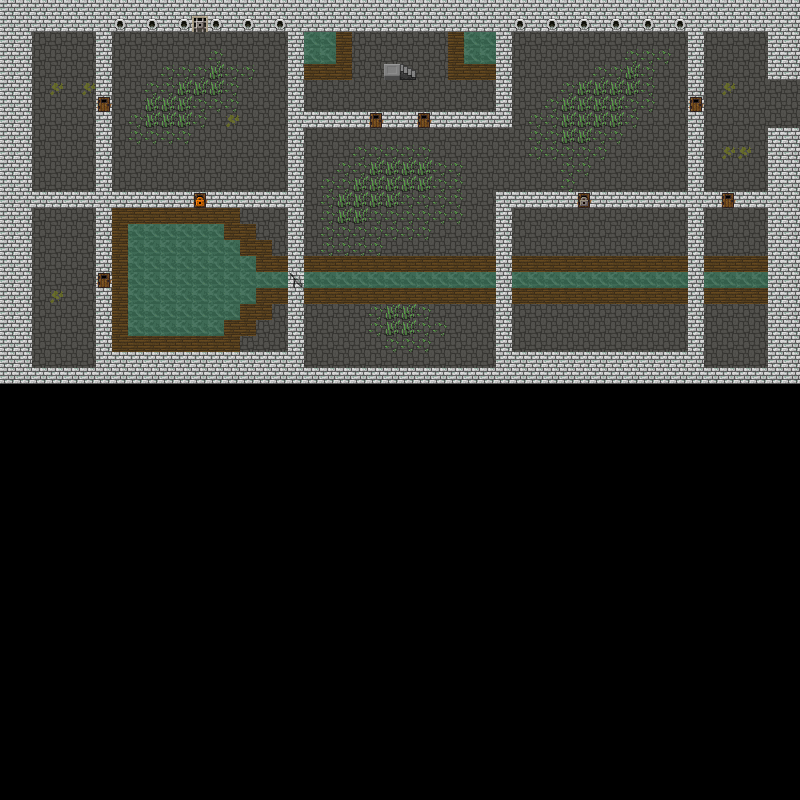

Tiled map render using the project's own tile images. Description and the whole map definition, tile-layer contents included, below:
An orthogonal 50x50 tile map with 16x16 px tiles, 1 tile layer (tiles) and 1 object (Interactive Area).

<map version="1.2" tiledversion="1.3.3" orientation="orthogonal" renderorder="right-down" width="50" height="50" tilewidth="16" tileheight="16" infinite="0" nextlayerid="5" nextobjectid="4">
 <tileset firstgid="1" source="../default_tileset.tsx" />
 <layer id="1" name="tiles" width="50" height="50">
  <data encoding="csv">
13,13,13,13,13,13,13,13,13,13,13,13,13,13,13,13,13,13,13,13,13,13,13,13,13,13,13,13,13,13,13,13,13,13,13,13,13,13,13,13,13,13,13,13,13,13,13,13,13,13,
13,13,13,13,13,13,13,14,13,14,13,14,23,14,13,14,13,14,13,13,13,13,13,13,13,13,13,13,13,13,13,13,14,13,14,13,14,13,14,13,14,13,14,13,13,13,13,13,13,13,
13,13,1,1,1,1,13,1,1,1,1,1,1,1,1,1,1,1,13,6,6,5,1,1,1,1,1,1,5,6,6,13,1,1,1,1,1,1,1,1,1,1,1,13,1,1,1,1,13,13,
13,13,1,1,1,1,13,1,1,1,1,1,1,3,1,1,1,1,13,6,6,5,1,1,1,1,1,1,5,6,6,13,1,1,1,1,1,1,1,3,3,3,1,13,1,1,1,1,13,13,
13,13,1,1,1,1,13,1,1,1,3,3,3,29,3,3,1,1,13,5,5,5,1,1,11,7,1,1,5,5,5,13,1,1,1,1,1,3,3,29,3,1,1,13,1,1,1,1,13,13,
13,13,1,2,1,2,13,1,1,3,3,29,29,29,3,1,1,1,13,1,1,1,1,1,1,1,1,1,1,1,1,13,1,1,1,3,29,29,29,29,3,1,1,13,1,2,1,1,1,1,
13,13,1,1,1,1,19,1,1,29,29,29,3,3,3,1,1,1,13,1,1,1,1,1,1,1,1,1,1,1,1,13,1,1,3,29,29,29,29,3,3,1,1,19,1,1,1,1,1,1,
13,13,1,1,1,1,13,1,3,29,29,29,3,1,2,1,1,1,13,13,13,13,13,19,13,13,19,13,13,13,13,13,1,3,3,29,29,29,29,3,1,1,1,13,1,1,1,1,1,1,
13,13,1,1,1,1,13,1,3,3,3,3,1,1,1,1,1,1,13,1,1,1,1,1,1,1,1,1,1,1,1,1,1,3,3,29,29,3,3,1,1,1,1,13,1,1,1,1,13,13,
13,13,1,1,1,1,13,1,1,1,1,1,1,1,1,1,1,1,13,1,1,1,3,3,3,3,3,1,1,1,1,1,1,3,3,3,3,3,1,1,1,1,1,13,1,2,2,1,13,13,
13,13,1,1,1,1,13,1,1,1,1,1,1,1,1,1,1,1,13,1,1,3,3,29,29,29,29,3,3,1,1,1,1,1,1,3,3,1,1,1,1,1,1,13,1,1,1,1,13,13,
13,13,1,1,1,1,13,1,1,1,1,1,1,1,1,1,1,1,13,1,3,3,29,29,29,29,29,3,3,1,1,1,1,1,1,3,1,1,1,1,1,1,1,13,1,1,1,1,13,13,
13,13,13,13,13,13,13,13,13,13,13,13,24,13,13,13,13,13,13,1,3,29,29,29,29,3,3,3,3,1,1,13,13,13,13,13,21,13,13,13,13,13,13,13,13,19,13,13,13,13,
13,13,1,1,1,1,13,5,5,5,5,5,5,5,5,1,1,1,13,1,3,29,29,3,3,3,3,3,3,1,1,13,1,1,1,1,1,1,1,1,1,1,1,13,1,1,1,1,13,13,
13,13,1,1,1,1,13,5,6,6,6,6,6,6,5,5,1,1,13,1,3,3,3,3,3,3,3,1,1,1,1,13,1,1,1,1,1,1,1,1,1,1,1,13,1,1,1,1,13,13,
13,13,1,1,1,1,13,5,6,6,6,6,6,6,6,5,5,1,13,1,3,3,3,3,1,1,1,1,1,1,1,13,1,1,1,1,1,1,1,1,1,1,1,13,1,1,1,1,13,13,
13,13,1,1,1,1,13,5,6,6,6,6,6,6,6,6,5,5,13,5,5,5,5,5,5,5,5,5,5,5,5,13,5,5,5,5,5,5,5,5,5,5,5,13,5,5,5,5,13,13,
13,13,1,1,1,1,19,5,6,6,6,6,6,6,6,6,6,6,16,6,6,6,6,6,6,6,6,6,6,6,6,13,6,6,6,6,6,6,6,6,6,6,6,13,6,6,6,6,13,13,
13,13,1,2,1,1,13,5,6,6,6,6,6,6,6,6,5,5,13,5,5,5,5,5,5,5,5,5,5,5,5,13,5,5,5,5,5,5,5,5,5,5,5,13,5,5,5,5,13,13,
13,13,1,1,1,1,13,5,6,6,6,6,6,6,6,5,5,1,13,1,1,1,1,3,29,29,3,1,1,1,1,13,1,1,1,1,1,1,1,1,1,1,1,13,1,1,1,1,13,13,
13,13,1,1,1,1,13,5,6,6,6,6,6,6,5,5,1,1,13,1,1,1,1,3,29,29,3,3,1,1,1,13,1,1,1,1,1,1,1,1,1,1,1,13,1,1,1,1,13,13,
13,13,1,1,1,1,13,5,5,5,5,5,5,5,5,1,1,1,13,1,1,1,1,1,3,3,3,1,1,1,1,13,1,1,1,1,1,1,1,1,1,1,1,13,1,1,1,1,13,13,
13,13,1,1,1,1,13,13,13,13,13,13,13,13,13,13,13,13,13,1,1,1,1,1,1,1,1,1,1,1,1,13,13,13,13,13,13,13,13,13,13,13,13,13,1,1,1,1,13,13,
13,13,13,13,13,13,13,13,13,13,13,13,13,13,13,13,13,13,13,13,13,13,13,13,13,13,13,13,13,13,13,13,13,13,13,13,13,13,13,13,13,13,13,13,13,13,13,13,13,13,
0,0,0,0,0,0,0,0,0,0,0,0,0,0,0,0,0,0,0,0,0,0,0,0,0,0,0,0,0,0,0,0,0,0,0,0,0,0,0,0,0,0,0,0,0,0,0,0,0,0,
0,0,0,0,0,0,0,0,0,0,0,0,0,0,0,0,0,0,0,0,0,0,0,0,0,0,0,0,0,0,0,0,0,0,0,0,0,0,0,0,0,0,0,0,0,0,0,0,0,0,
0,0,0,0,0,0,0,0,0,0,0,0,0,0,0,0,0,0,0,0,0,0,0,0,0,0,0,0,0,0,0,0,0,0,0,0,0,0,0,0,0,0,0,0,0,0,0,0,0,0,
0,0,0,0,0,0,0,0,0,0,0,0,0,0,0,0,0,0,0,0,0,0,0,0,0,0,0,0,0,0,0,0,0,0,0,0,0,0,0,0,0,0,0,0,0,0,0,0,0,0,
0,0,0,0,0,0,0,0,0,0,0,0,0,0,0,0,0,0,0,0,0,0,0,0,0,0,0,0,0,0,0,0,0,0,0,0,0,0,0,0,0,0,0,0,0,0,0,0,0,0,
0,0,0,0,0,0,0,0,0,0,0,0,0,0,0,0,0,0,0,0,0,0,0,0,0,0,0,0,0,0,0,0,0,0,0,0,0,0,0,0,0,0,0,0,0,0,0,0,0,0,
0,0,0,0,0,0,0,0,0,0,0,0,0,0,0,0,0,0,0,0,0,0,0,0,0,0,0,0,0,0,0,0,0,0,0,0,0,0,0,0,0,0,0,0,0,0,0,0,0,0,
0,0,0,0,0,0,0,0,0,0,0,0,0,0,0,0,0,0,0,0,0,0,0,0,0,0,0,0,0,0,0,0,0,0,0,0,0,0,0,0,0,0,0,0,0,0,0,0,0,0,
0,0,0,0,0,0,0,0,0,0,0,0,0,0,0,0,0,0,0,0,0,0,0,0,0,0,0,0,0,0,0,0,0,0,0,0,0,0,0,0,0,0,0,0,0,0,0,0,0,0,
0,0,0,0,0,0,0,0,0,0,0,0,0,0,0,0,0,0,0,0,0,0,0,0,0,0,0,0,0,0,0,0,0,0,0,0,0,0,0,0,0,0,0,0,0,0,0,0,0,0,
0,0,0,0,0,0,0,0,0,0,0,0,0,0,0,0,0,0,0,0,0,0,0,0,0,0,0,0,0,0,0,0,0,0,0,0,0,0,0,0,0,0,0,0,0,0,0,0,0,0,
0,0,0,0,0,0,0,0,0,0,0,0,0,0,0,0,0,0,0,0,0,0,0,0,0,0,0,0,0,0,0,0,0,0,0,0,0,0,0,0,0,0,0,0,0,0,0,0,0,0,
0,0,0,0,0,0,0,0,0,0,0,0,0,0,0,0,0,0,0,0,0,0,0,0,0,0,0,0,0,0,0,0,0,0,0,0,0,0,0,0,0,0,0,0,0,0,0,0,0,0,
0,0,0,0,0,0,0,0,0,0,0,0,0,0,0,0,0,0,0,0,0,0,0,0,0,0,0,0,0,0,0,0,0,0,0,0,0,0,0,0,0,0,0,0,0,0,0,0,0,0,
0,0,0,0,0,0,0,0,0,0,0,0,0,0,0,0,0,0,0,0,0,0,0,0,0,0,0,0,0,0,0,0,0,0,0,0,0,0,0,0,0,0,0,0,0,0,0,0,0,0,
0,0,0,0,0,0,0,0,0,0,0,0,0,0,0,0,0,0,0,0,0,0,0,0,0,0,0,0,0,0,0,0,0,0,0,0,0,0,0,0,0,0,0,0,0,0,0,0,0,0,
0,0,0,0,0,0,0,0,0,0,0,0,0,0,0,0,0,0,0,0,0,0,0,0,0,0,0,0,0,0,0,0,0,0,0,0,0,0,0,0,0,0,0,0,0,0,0,0,0,0,
0,0,0,0,0,0,0,0,0,0,0,0,0,0,0,0,0,0,0,0,0,0,0,0,0,0,0,0,0,0,0,0,0,0,0,0,0,0,0,0,0,0,0,0,0,0,0,0,0,0,
0,0,0,0,0,0,0,0,0,0,0,0,0,0,0,0,0,0,0,0,0,0,0,0,0,0,0,0,0,0,0,0,0,0,0,0,0,0,0,0,0,0,0,0,0,0,0,0,0,0,
0,0,0,0,0,0,0,0,0,0,0,0,0,0,0,0,0,0,0,0,0,0,0,0,0,0,0,0,0,0,0,0,0,0,0,0,0,0,0,0,0,0,0,0,0,0,0,0,0,0,
0,0,0,0,0,0,0,0,0,0,0,0,0,0,0,0,0,0,0,0,0,0,0,0,0,0,0,0,0,0,0,0,0,0,0,0,0,0,0,0,0,0,0,0,0,0,0,0,0,0,
0,0,0,0,0,0,0,0,0,0,0,0,0,0,0,0,0,0,0,0,0,0,0,0,0,0,0,0,0,0,0,0,0,0,0,0,0,0,0,0,0,0,0,0,0,0,0,0,0,0,
0,0,0,0,0,0,0,0,0,0,0,0,0,0,0,0,0,0,0,0,0,0,0,0,0,0,0,0,0,0,0,0,0,0,0,0,0,0,0,0,0,0,0,0,0,0,0,0,0,0,
0,0,0,0,0,0,0,0,0,0,0,0,0,0,0,0,0,0,0,0,0,0,0,0,0,0,0,0,0,0,0,0,0,0,0,0,0,0,0,0,0,0,0,0,0,0,0,0,0,0,
0,0,0,0,0,0,0,0,0,0,0,0,0,0,0,0,0,0,0,0,0,0,0,0,0,0,0,0,0,0,0,0,0,0,0,0,0,0,0,0,0,0,0,0,0,0,0,0,0,0,
0,0,0,0,0,0,0,0,0,0,0,0,0,0,0,0,0,0,0,0,0,0,0,0,0,0,0,0,0,0,0,0,0,0,0,0,0,0,0,0,0,0,0,0,0,0,0,0,0,0
</data>
 </layer>
 <objectgroup id="2" name="areas">
  <object id="1" name="To East side" type="Interactive Area" x="768" y="80" width="32" height="48">
   <properties>
    <property name="className" value="LevelSwitchArea" />
    <property name="key" value="sewer dungeon east" />
    <property name="pos" type="int" value="1202" />
   </properties>
  </object>
 </objectgroup>
 <objectgroup id="3" name="mobs" />
 <objectgroup id="4" name="items" />
</map>
